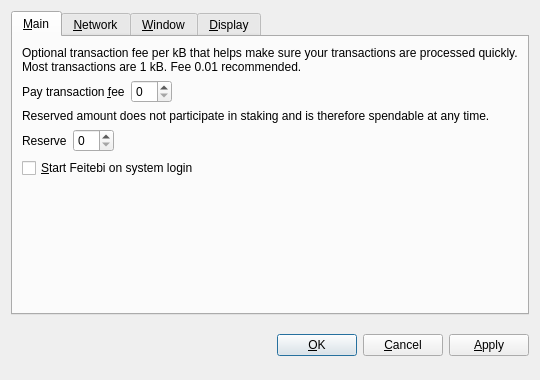
<?xml version="1.0" encoding="UTF-8"?>
<ui version="4.0">
 <class>OptionsDialog</class>
 <widget class="QDialog" name="OptionsDialog">
  <property name="geometry">
   <rect>
    <x>0</x>
    <y>0</y>
    <width>540</width>
    <height>380</height>
   </rect>
  </property>
  <property name="windowTitle">
   <string>Options</string>
  </property>
  <property name="modal">
   <bool>true</bool>
  </property>
  <layout class="QVBoxLayout" name="verticalLayout">
   <item>
    <widget class="QTabWidget" name="tabWidget">
     <property name="tabPosition">
      <enum>QTabWidget::North</enum>
     </property>
     <property name="currentIndex">
      <number>0</number>
     </property>
     <widget class="QWidget" name="tabMain">
      <attribute name="title">
       <string>&amp;Main</string>
      </attribute>
      <layout class="QVBoxLayout" name="verticalLayout_Main">
       <item>
        <widget class="QLabel" name="transactionFeeInfoLabel">
         <property name="text">
          <string>Optional transaction fee per kB that helps make sure your transactions are processed quickly. Most transactions are 1 kB. Fee 0.01 recommended.</string>
         </property>
         <property name="textFormat">
          <enum>Qt::PlainText</enum>
         </property>
         <property name="wordWrap">
          <bool>true</bool>
         </property>
        </widget>
       </item>
       <item>
        <layout class="QHBoxLayout" name="horizontalLayoutFee">
         <item>
          <widget class="QLabel" name="transactionFeeLabel">
           <property name="text">
            <string>Pay transaction &amp;fee</string>
           </property>
           <property name="textFormat">
            <enum>Qt::PlainText</enum>
           </property>
           <property name="buddy">
            <cstring>transactionFee</cstring>
           </property>
          </widget>
         </item>
         <item>
          <widget class="BitcoinAmountField" name="transactionFee"/>
         </item>
         <item>
          <spacer name="horizontalSpacerFee">
           <property name="orientation">
            <enum>Qt::Horizontal</enum>
           </property>
           <property name="sizeHint" stdset="0">
            <size>
             <width>40</width>
             <height>20</height>
            </size>
           </property>
          </spacer>
         </item>
        </layout>
       </item>
       <item>
        <widget class="QLabel" name="reserveBalanceInfoLabel">
         <property name="text">
          <string>Reserved amount does not participate in staking and is therefore spendable at any time.</string>
         </property>
         <property name="textFormat">
          <enum>Qt::PlainText</enum>
         </property>
         <property name="wordWrap">
          <bool>true</bool>
         </property>
        </widget>
       </item>
       <item>
        <layout class="QHBoxLayout" name="horizontalLayoutReserveBalance">
         <item>
          <widget class="QLabel" name="reserveBalanceLabel">
           <property name="text">
            <string>Reserve</string>
           </property>
           <property name="textFormat">
            <enum>Qt::PlainText</enum>
           </property>
           <property name="buddy">
            <cstring>reserveBalance</cstring>
           </property>
          </widget>
         </item>
         <item>
          <widget class="BitcoinAmountField" name="reserveBalance"/>
         </item>
         <item>
          <spacer name="horizontalSpacerReserveBalance">
           <property name="orientation">
            <enum>Qt::Horizontal</enum>
           </property>
           <property name="sizeHint" stdset="0">
            <size>
             <width>40</width>
             <height>20</height>
            </size>
           </property>
          </spacer>
         </item>
        </layout>
       </item>
       <item>
        <widget class="QCheckBox" name="bitcoinAtStartup">
         <property name="toolTip">
          <string>Automatically start Feitebi after logging in to the system.</string>
         </property>
         <property name="text">
          <string>&amp;Start Feitebi on system login</string>
         </property>
        </widget>
       </item>
       <item>
        <spacer name="verticalSpacer_Main">
         <property name="orientation">
          <enum>Qt::Vertical</enum>
         </property>
         <property name="sizeHint" stdset="0">
          <size>
           <width>20</width>
           <height>40</height>
          </size>
         </property>
        </spacer>
       </item>
      </layout>
     </widget>
     <widget class="QWidget" name="tabNetwork">
      <attribute name="title">
       <string>&amp;Network</string>
      </attribute>
      <layout class="QVBoxLayout" name="verticalLayout_Network">
       <item>
        <widget class="QCheckBox" name="mapPortUpnp">
         <property name="toolTip">
          <string>Automatically open the Feitebi client port on the router. This only works when your router supports UPnP and it is enabled.</string>
         </property>
         <property name="text">
          <string>Map port using &amp;UPnP</string>
         </property>
        </widget>
       </item>
       <item>
        <widget class="QCheckBox" name="connectSocks">
         <property name="toolTip">
          <string>Connect to the Feitebi network through a SOCKS proxy (e.g. when connecting through Tor).</string>
         </property>
         <property name="text">
          <string>&amp;Connect through SOCKS proxy:</string>
         </property>
        </widget>
       </item>
       <item>
        <layout class="QHBoxLayout" name="horizontalLayout_Network">
         <item>
          <widget class="QLabel" name="proxyIpLabel">
           <property name="text">
            <string>Proxy &amp;IP:</string>
           </property>
           <property name="textFormat">
            <enum>Qt::PlainText</enum>
           </property>
           <property name="buddy">
            <cstring>proxyIp</cstring>
           </property>
          </widget>
         </item>
         <item>
          <widget class="QValidatedLineEdit" name="proxyIp">
           <property name="maximumSize">
            <size>
             <width>140</width>
             <height>16777215</height>
            </size>
           </property>
           <property name="toolTip">
            <string>IP address of the proxy (e.g. 127.0.0.1)</string>
           </property>
          </widget>
         </item>
         <item>
          <widget class="QLabel" name="proxyPortLabel">
           <property name="text">
            <string>&amp;Port:</string>
           </property>
           <property name="textFormat">
            <enum>Qt::PlainText</enum>
           </property>
           <property name="buddy">
            <cstring>proxyPort</cstring>
           </property>
          </widget>
         </item>
         <item>
          <widget class="QLineEdit" name="proxyPort">
           <property name="maximumSize">
            <size>
             <width>55</width>
             <height>16777215</height>
            </size>
           </property>
           <property name="toolTip">
            <string>Port of the proxy (e.g. 9050)</string>
           </property>
          </widget>
         </item>
         <item>
          <widget class="QLabel" name="socksVersionLabel">
           <property name="text">
            <string>SOCKS &amp;Version:</string>
           </property>
           <property name="textFormat">
            <enum>Qt::PlainText</enum>
           </property>
           <property name="buddy">
            <cstring>socksVersion</cstring>
           </property>
          </widget>
         </item>
         <item>
          <widget class="QValueComboBox" name="socksVersion">
           <property name="toolTip">
            <string>SOCKS version of the proxy (e.g. 5)</string>
           </property>
          </widget>
         </item>
         <item>
          <spacer name="horizontalSpacer_Network">
           <property name="orientation">
            <enum>Qt::Horizontal</enum>
           </property>
           <property name="sizeHint" stdset="0">
            <size>
             <width>40</width>
             <height>20</height>
            </size>
           </property>
          </spacer>
         </item>
        </layout>
       </item>
       <item>
        <spacer name="verticalSpacer_Network">
         <property name="orientation">
          <enum>Qt::Vertical</enum>
         </property>
         <property name="sizeHint" stdset="0">
          <size>
           <width>20</width>
           <height>40</height>
          </size>
         </property>
        </spacer>
       </item>
      </layout>
     </widget>
     <widget class="QWidget" name="tabWindow">
      <attribute name="title">
       <string>&amp;Window</string>
      </attribute>
      <layout class="QVBoxLayout" name="verticalLayout_Window">
       <item>
        <widget class="QCheckBox" name="minimizeToTray">
         <property name="toolTip">
          <string>Show only a tray icon after minimizing the window.</string>
         </property>
         <property name="text">
          <string>&amp;Minimize to the tray instead of the taskbar</string>
         </property>
        </widget>
       </item>
       <item>
        <widget class="QCheckBox" name="minimizeOnClose">
         <property name="toolTip">
          <string>Minimize instead of exit the application when the window is closed. When this option is enabled, the application will be closed only after selecting Quit in the menu.</string>
         </property>
         <property name="text">
          <string>M&amp;inimize on close</string>
         </property>
        </widget>
       </item>
       <item>
        <spacer name="verticalSpacer_Window">
         <property name="orientation">
          <enum>Qt::Vertical</enum>
         </property>
         <property name="sizeHint" stdset="0">
          <size>
           <width>20</width>
           <height>40</height>
          </size>
         </property>
        </spacer>
       </item>
      </layout>
     </widget>
     <widget class="QWidget" name="tabDisplay">
      <attribute name="title">
       <string>&amp;Display</string>
      </attribute>
      <layout class="QVBoxLayout" name="verticalLayout_Display">
       <item>
        <layout class="QHBoxLayout" name="horizontalLayout_1_Display">
         <item>
          <widget class="QLabel" name="langLabel">
           <property name="text">
            <string>User Interface &amp;language:</string>
           </property>
           <property name="textFormat">
            <enum>Qt::PlainText</enum>
           </property>
           <property name="buddy">
            <cstring>lang</cstring>
           </property>
          </widget>
         </item>
         <item>
          <widget class="QValueComboBox" name="lang">
           <property name="toolTip">
            <string>The user interface language can be set here. This setting will take effect after restarting Feitebi.</string>
           </property>
          </widget>
         </item>
        </layout>
       </item>
       <item>
        <layout class="QHBoxLayout" name="horizontalLayout_2_Display">
         <item>
          <widget class="QLabel" name="unitLabel">
           <property name="text">
            <string>&amp;Unit to show amounts in:</string>
           </property>
           <property name="textFormat">
            <enum>Qt::PlainText</enum>
           </property>
           <property name="buddy">
            <cstring>unit</cstring>
           </property>
          </widget>
         </item>
         <item>
          <widget class="QValueComboBox" name="unit">
           <property name="toolTip">
            <string>Choose the default subdivision unit to show in the interface and when sending coins.</string>
           </property>
          </widget>
         </item>
        </layout>
       </item>
       <item>
        <widget class="QCheckBox" name="displayAddresses">
         <property name="toolTip">
          <string>Whether to show Feitebi addresses in the transaction list or not.</string>
         </property>
         <property name="text">
          <string>&amp;Display addresses in transaction list</string>
         </property>
        </widget>
       </item>
       <item>
        <widget class="QCheckBox" name="coinControlFeatures">
         <property name="toolTip">
          <string>Whether to show coin control features or not.</string>
         </property>
         <property name="text">
          <string>Display coin &amp;control features (experts only!)</string>
         </property>
        </widget>
       </item>
       <item>
        <spacer name="verticalSpacer_Display">
         <property name="orientation">
          <enum>Qt::Vertical</enum>
         </property>
         <property name="sizeHint" stdset="0">
          <size>
           <width>20</width>
           <height>40</height>
          </size>
         </property>
        </spacer>
       </item>
      </layout>
     </widget>
    </widget>
   </item>
   <item>
    <layout class="QHBoxLayout" name="horizontalLayout_Buttons">
     <item>
      <spacer name="horizontalSpacer_1">
       <property name="orientation">
        <enum>Qt::Horizontal</enum>
       </property>
       <property name="sizeHint" stdset="0">
        <size>
         <width>40</width>
         <height>48</height>
        </size>
       </property>
      </spacer>
     </item>
     <item>
      <widget class="QLabel" name="statusLabel">
       <property name="font">
        <font>
         <weight>75</weight>
         <bold>true</bold>
        </font>
       </property>
       <property name="text">
        <string/>
       </property>
       <property name="textFormat">
        <enum>Qt::PlainText</enum>
       </property>
       <property name="wordWrap">
        <bool>true</bool>
       </property>
      </widget>
     </item>
     <item>
      <spacer name="horizontalSpacer_2">
       <property name="orientation">
        <enum>Qt::Horizontal</enum>
       </property>
       <property name="sizeHint" stdset="0">
        <size>
         <width>40</width>
         <height>48</height>
        </size>
       </property>
      </spacer>
     </item>
     <item>
      <widget class="QPushButton" name="okButton">
       <property name="text">
        <string>&amp;OK</string>
       </property>
      </widget>
     </item>
     <item>
      <widget class="QPushButton" name="cancelButton">
       <property name="text">
        <string>&amp;Cancel</string>
       </property>
       <property name="autoDefault">
        <bool>false</bool>
       </property>
      </widget>
     </item>
     <item>
      <widget class="QPushButton" name="applyButton">
       <property name="text">
        <string>&amp;Apply</string>
       </property>
       <property name="autoDefault">
        <bool>false</bool>
       </property>
      </widget>
     </item>
    </layout>
   </item>
  </layout>
 </widget>
 <customwidgets>
  <customwidget>
   <class>BitcoinAmountField</class>
   <extends>QSpinBox</extends>
   <header>bitcoinamountfield.h</header>
  </customwidget>
  <customwidget>
   <class>QValueComboBox</class>
   <extends>QComboBox</extends>
   <header>qvaluecombobox.h</header>
  </customwidget>
  <customwidget>
   <class>QValidatedLineEdit</class>
   <extends>QLineEdit</extends>
   <header>qvalidatedlineedit.h</header>
  </customwidget>
 </customwidgets>
 <resources/>
 <connections/>
</ui>
